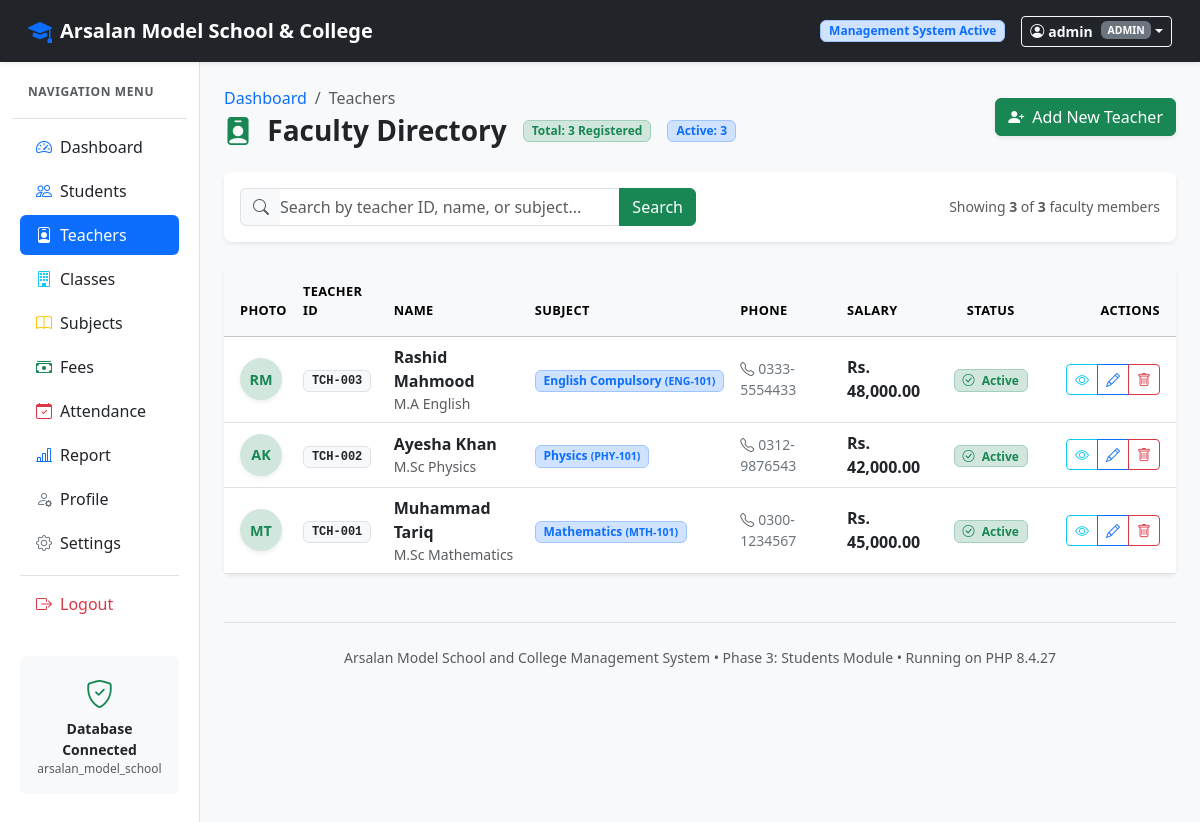
Page /ArsalanModelSchool/teachers/teacher_records.php (signed in) on the committed database.
### tables this page shows
CREATE TABLE `subjects` (
    `id`           INT          NOT NULL AUTO_INCREMENT,
    `subject_name` VARCHAR(100) NOT NULL,
    `subject_code` VARCHAR(20)  NOT NULL,
    `class_id`     INT          NOT NULL,
    `teacher_id`   INT          NULL DEFAULT NULL,
    `status`       ENUM('active','inactive') NOT NULL DEFAULT 'active',
    `created_at`   TIMESTAMP    NOT NULL DEFAULT CURRENT_TIMESTAMP,
    PRIMARY KEY (`id`),
    UNIQUE KEY `uq_subject_code` (`subject_code`),
    CONSTRAINT `fk_subject_class` FOREIGN KEY (`class_id`) REFERENCES `classes`(`id`) ON DELETE CASCADE
);

CREATE TABLE `teachers` (
    `id`            INT            NOT NULL AUTO_INCREMENT,
    `user_id`       INT            NULL DEFAULT NULL,
    `teacher_id`    VARCHAR(20)    NOT NULL,
    `first_name`    VARCHAR(50)    NOT NULL,
    `last_name`     VARCHAR(50)    NOT NULL,
    `gender`        ENUM('Male','Female','Other') NOT NULL,
    `date_of_birth` DATE           NULL,
    `phone`         VARCHAR(15)    NOT NULL,
    `email`         VARCHAR(100)   NOT NULL DEFAULT '',
    `address`       TEXT           NULL,
    `joining_date`  DATE           NULL,
    `subject_id`    INT            NULL DEFAULT NULL,
    `qualification` VARCHAR(100)   NOT NULL DEFAULT '',
    `experience`    INT            NOT NULL DEFAULT 0,
    `salary`        DECIMAL(10,2)  NOT NULL DEFAULT 0.00,
    `photo`         VARCHAR(255)   NULL DEFAULT NULL,
    `status`        ENUM('active','inactive') NOT NULL DEFAULT 'active',
    `created_at`    TIMESTAMP      NOT NULL DEFAULT CURRENT_TIMESTAMP,
    `updated_at`    TIMESTAMP      NOT NULL DEFAULT CURRENT_TIMESTAMP ON UPDATE CURRENT_TIMESTAMP,
    PRIMARY KEY (`id`),
    UNIQUE KEY `uq_teacher_id` (`teacher_id`),
    CONSTRAINT `fk_teacher_user` FOREIGN KEY (`user_id`) REFERENCES `users`(`id`) ON DELETE SET NULL,
    CONSTRAINT `fk_teacher_subject` FOREIGN KEY (`subject_id`) REFERENCES `subjects`(`id`) ON DELETE SET NULL
);

### ArsalanModelSchool/database.php (called while the page is built, shortened)
<?php
function get_db(): mysqli {
    static $conn = null;
    if ($conn === null) {
        $conn = @new mysqli(DB_HOST, DB_USER, DB_PASS, DB_NAME, DB_PORT);
        $conn->set_charset('utf8mb4');
    }
    return $conn;
}
function db_query(string $sql, array $params = [], string $types = ''): mysqli_stmt {
    $conn = get_db();
    $stmt = $conn->prepare($sql);
    if (!empty($params)) {
        $stmt->bind_param($types, ...$params);
    }
    if (!$stmt->execute()) {
        die('Query Execution Failed: ' . htmlspecialchars($stmt->error) . ' | Query: ' . htmlspecialchars($sql));
    }
    return $stmt;
}
function db_fetch_all(string $sql, array $params = [], string $types = ''): array {
    $stmt = db_query($sql, $params, $types);
    $result = $stmt->get_result();
    $rows = [];
    if ($result) {
        while ($row = $result->fetch_assoc()) {
            $rows[] = $row;
        }
    }
    return $rows;
}
function db_fetch_one(string $sql, array $params = [], string $types = ''): ?array {
    $stmt = db_query($sql, $params, $types);
    $result = $stmt->get_result();
    $row = ($result && $result->num_rows > 0) ? $result->fetch_assoc() : null;
    return $row;
}
function h($string): string {
    return htmlspecialchars((string)$string, ENT_QUOTES, 'UTF-8');
}

### ArsalanModelSchool/teachers/teacher_records.php (the view, shortened to what this page needs)
<?php
require_once __DIR__ . '/../database.php';
$search = trim($_GET['search'] ?? '');
$per_page = 10;
$page = max(1, (int)($_GET['page'] ?? 1));
$offset = ($page - 1) * $per_page;
$count_sql = "SELECT COUNT(*) AS total
              FROM teachers t
              LEFT JOIN subjects s ON t.subject_id = s.id";
$count_params = [];
$count_types  = "";
$count_row = db_fetch_one($count_sql, $count_params, $count_types);
$total_teachers = (int)($count_row['total'] ?? 0);
$data_sql = "SELECT t.*, s.subject_name, s.subject_code, c.class_name, c.section
             FROM teachers t
             LEFT JOIN subjects s ON t.subject_id = s.id
             LEFT JOIN classes c ON s.class_id = c.id";
$data_params = [];
$data_types  = "";
$data_sql .= " ORDER BY t.id DESC LIMIT ? OFFSET ?";
$data_params[] = $per_page;
$data_params[] = $offset;
$data_types   .= "ii";
$teachers = db_fetch_all($data_sql, $data_params, $data_types);
$active_total_row = db_fetch_one("SELECT COUNT(*) AS total FROM teachers WHERE status = 'active'");
$total_active = (int)($active_total_row['total'] ?? 0);
require_once __DIR__ . '/../layout.php';
?>
<div class="d-flex justify-content-between align-items-center flex-wrap gap-2 mb-4">
    <div>
        <nav aria-label="breadcrumb">
            <ol class="breadcrumb mb-1">
                <li class="breadcrumb-item"><a href="../dashboard.php" class="text-decoration-none">Dashboard</a></li>
                <li class="breadcrumb-item active" aria-current="page">Teachers</li>
            </ol>
        </nav>
        <div class="d-flex align-items-center gap-3">
            <h2 class="h3 fw-bold text-dark mb-0">
                <i class="bi bi-person-badge-fill text-success me-2"></i> Faculty Directory
            </h2>
            <span class="badge bg-success-subtle text-success border border-success-subtle px-2 py-1">
                Total: <?= number_format($total_teachers); ?> <?= ($search !== '') ? 'Found' : 'Registered'; ?>
            </span>
            <span class="badge bg-primary-subtle text-primary border border-primary-subtle px-2 py-1">
                Active: <?= number_format($total_active); ?>
            </span>
        </div>
    </div>
    <div>
        <a href="add_teacher.php" class="btn btn-success shadow-sm">
            <i class="bi bi-person-plus-fill me-1"></i> Add New Teacher
        </a>
    </div>
</div>
<div class="card border-0 shadow-sm rounded-3 mb-4">
    <div class="card-body p-3">
        <form method="GET" action="teacher_records.php" class="row g-2 align-items-center">
            <div class="col-md-8 col-lg-6">
                <div class="input-group">
                    <span class="input-group-text bg-light text-muted border-end-0">
                        <i class="bi bi-search"></i>
                    </span>
                    <input type="text"
                           class="form-control border-start-0 ps-0"
                           name="search"
                           placeholder="Search by teacher ID, name, or subject..."
                           value="<?= h($search); ?>"
                           autofocus>
                    <button class="btn btn-success" type="submit">
                        Search
                    </button>
                </div>
            </div>
            <div class="col-md-4 col-lg-6 text-md-end text-muted small">
                Showing <strong><?= count($teachers); ?></strong> of <strong><?= $total_teachers; ?></strong> faculty members
            </div>
        </form>
    </div>
</div>
<div class="card border-0 shadow-sm rounded-3">
    <div class="table-responsive">
        <table class="table table-hover align-middle mb-0">
            <thead class="table-light text-muted text-uppercase" style="font-size: 0.8rem; letter-spacing: 0.03em;">
                <tr>
                    <th class="ps-3 py-3" style="width: 70px;">Photo</th>
                    <th class="py-3">Teacher ID</th>
                    <th class="py-3">Name</th>
                    <th class="py-3">Subject</th>
                    <th class="py-3">Phone</th>
                    <th class="py-3">Salary</th>
                    <th class="py-3 text-center">Status</th>
                    <th class="pe-3 py-3 text-end" style="min-width: 140px;">Actions</th>
                </tr>
            </thead>
            <tbody>
                <?php if (empty($teachers)): ?>
                    <tr>
                        <td colspan="8" class="text-center py-5 text-muted">
                            <i class="bi bi-person-badge fs-1 d-block mb-2 text-secondary"></i>
                            <h6 class="fw-semibold">No teachers found</h6>
                            <p class="small mb-3">
                                <?= ($search !== '') ? 'Try refining your search query.' : 'Get started by adding your first faculty member.'; ?>
                            </p>
                            <?php if ($search !== ''): ?>
                                <a href="teacher_records.php" class="btn btn-sm btn-outline-success">View All Teachers</a>
                            <?php else: ?>
                                <a href="add_teacher.php" class="btn btn-sm btn-success">Add Teacher</a>
                            <?php endif; ?>
                        </td>
                    </tr>
                <?php else: ?>
                    <?php foreach ($teachers as $tch): ?>
                        <tr>
                            <td class="ps-3">
                                <?php if (!empty($tch['photo']) && file_exists(__DIR__ . '/../uploads/teachers/' . $tch['photo'])): ?>
                                    <img src="../uploads/teachers/<?= h($tch['photo']); ?>"
                                         alt="<?= h($tch['first_name']); ?>"
                                         class="rounded-circle shadow-sm"
                                         style="width: 42px; height: 42px; object-fit: cover;">
                                <?php else: ?>
                                    <div class="rounded-circle bg-success-subtle text-success d-flex align-items-center justify-content-center fw-bold shadow-sm"
                                         style="width: 42px; height: 42px; font-size: 0.9rem;">
                                        <?= strtoupper(substr($tch['first_name'], 0, 1) . substr($tch['last_name'], 0, 1)); ?>
                                    </div>
                                <?php endif; ?>
                            </td>
                            <td>
                                <span class="badge bg-light text-dark border font-monospace px-2 py-1">
                                    <?= h($tch['teacher_id']); ?>
                                </span>
                            </td>
                            <td>
                                <div class="fw-bold text-dark">
                                    <?= h($tch['first_name'] . ' ' . $tch['last_name']); ?>
                                </div>
                                <div class="text-muted small">
                                    <?= !empty($tch['qualification']) ? h($tch['qualification']) : h($tch['email']); ?>
                                </div>
                            </td>
                            <td>
                                <?php if (!empty($tch['subject_name'])): ?>
                                    <span class="badge bg-primary-subtle text-primary border border-primary-subtle">
                                        <?= h($tch['subject_name']); ?>
                                        <small>(<?= h($tch['subject_code']); ?>)</small>
                                    </span>
                                <?php else: ?>
                                    <span class="text-muted small">General / None</span>
                                <?php endif; ?>
                            </td>
                            <td class="text-secondary small">
                                <i class="bi bi-telephone text-muted me-1"></i><?= h($tch['phone']); ?>
                            </td>
                            <td class="fw-semibold text-dark">
                                Rs. <?= number_format((float)$tch['salary'], 2); ?>
                            </td>
                            <td class="text-center">
                                <?php if ($tch['status'] === 'active'): ?>
                                    <span class="badge bg-success-subtle text-success border border-success-subtle px-2 py-1">
                                        <i class="bi bi-check-circle me-1"></i> Active
                                    </span>
                                <?php else: ?>
                                    <span class="badge bg-secondary-subtle text-secondary border border-secondary-subtle px-2 py-1">
                                        <i class="bi bi-dash-circle me-1"></i> Inactive
                                    </span>
                                <?php endif; ?>
                            </td>
                            <td class="pe-3 text-end">
                                <div class="btn-group btn-group-sm" role="group">
                                    <button type="button"
                                            class="btn btn-outline-info"
                                            data-bs-toggle="modal"
                                            data-bs-target="#viewTeacherModal<?= (int)$tch['id']; ?>"
                                            title="View Details">
                                        <i class="bi bi-eye"></i>
                                    </button>
                                    <a href="edit_teacher.php?id=<?= (int)$tch['id']; ?>"
                                       class="btn btn-outline-primary"
                                       title="Edit Teacher">
                                        <i class="bi bi-pencil"></i>
                                    </a>
                                    <a href="delete_teacher.php?id=<?= (int)$tch['id']; ?>"
                                       class="btn btn-outline-danger"
                                       onclick="return confirm('Are you sure you want to delete teacher \'<?= h(addslashes($tch['first_name'] . ' ' . $tch['last_name'])); ?>\' (<?= h($tch['teacher_id']); ?>)? This action cannot be undone.');"
                                       title="Delete Teacher">
                                        <i class="bi bi-trash"></i>
                                    </a>
                                </div>
                            </td>
                        </tr>
                    <?php endforeach; ?>
                <?php endif; ?>
            </tbody>
        </table>
    </div>
</div>
<?php
require_once __DIR__ . '/../layout_end.php';
?>

### rows in the picture
subjects: teachers.first_name+last_name "RM", teachers.teacher_id "TCH-003", teachers.first_name+last_name "Rashid Mahmood", teachers.qualification "M.A English", subject_name "English Compulsory", subject_code "ENG-101", teachers.phone "0333-5554433", teachers.salary "48,000.00"
subjects: teachers.first_name+last_name "AK", teachers.teacher_id "TCH-002", teachers.first_name+last_name "Ayesha Khan", teachers.qualification "M.Sc Physics", subject_name "Physics", subject_code "PHY-101", teachers.phone "0312-9876543", teachers.salary "42,000.00"
subjects: teachers.first_name+last_name "MT", teachers.teacher_id "TCH-001", teachers.first_name+last_name "Muhammad Tariq", teachers.qualification "M.Sc Mathematics", subject_name "Mathematics", subject_code "MTH-101", teachers.phone "0300-1234567", teachers.salary "45,000.00"

### other values in the picture
$user['username'] "admin"
$user['role'] "ADMIN"
$total_teachers "3"
$total_active "3"
count($teachers) "3"
PHP_VERSION "8.4.27"
